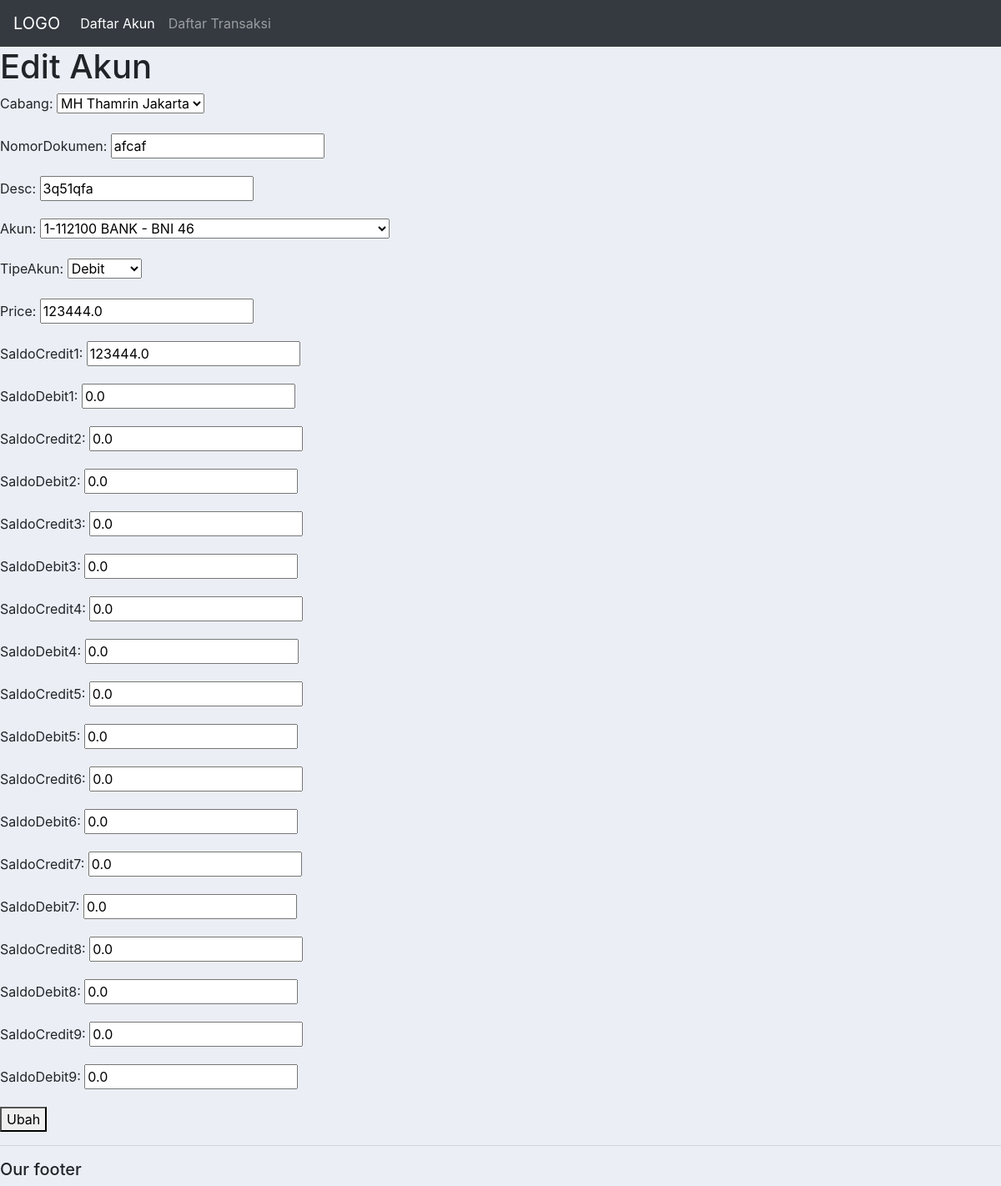
Page /ubahjurnal/13/ on the committed database.
### akuntabelapp/models.py (models this page shows, shortened)
class Transaksi(models.Model):
    TIPE = (
        ('Credit', 'Credit'),
        ('Debit', 'Debit'),)
    cabang = models.ForeignKey(Cabang, null=True, on_delete=models.SET_NULL)
    nomorDokumen = models.CharField(max_length=200, null=True)
    tanggal = models.DateTimeField(auto_now_add=True, null=True)
    desc = models.CharField(max_length=400, null=True)
    akun = models.ForeignKey(Akun, null=True, on_delete=models.SET_NULL)
    tipeAkun = models.CharField(max_length=200, choices=TIPE, null=True)
    price = models.FloatField(max_length=100, default=0)
    saldoCredit1 = models.FloatField(max_length=100, default=0)
    saldoDebit1 = models.FloatField(max_length=100, default=0)
    saldoCredit2 = models.FloatField(max_length=100, default=0)
    saldoDebit2 = models.FloatField(max_length=100, default=0)
    saldoCredit3 = models.FloatField(max_length=100, default=0)
    saldoDebit3 = models.FloatField(max_length=100, default=0)
    saldoCredit4 = models.FloatField(max_length=100, default=0)
    saldoDebit4 = models.FloatField(max_length=100, default=0)
    saldoCredit5 = models.FloatField(max_length=100, default=0)
    saldoDebit5 = models.FloatField(max_length=100, default=0)
    saldoCredit6 = models.FloatField(max_length=100, default=0)
    saldoDebit6 = models.FloatField(max_length=100, default=0)
    saldoCredit7 = models.FloatField(max_length=100, default=0)
    saldoDebit7 = models.FloatField(max_length=100, default=0)
    saldoCredit8 = models.FloatField(max_length=100, default=0)
    saldoDebit8 = models.FloatField(max_length=100, default=0)
    saldoCredit9 = models.FloatField(max_length=100, default=0)
    saldoDebit9 = models.FloatField(max_length=100, default=0)

### akuntabelapp/views.py (the view)
# urls.py: path('ubahjurnal/<str:pk>/', views.updateTrans.as_view(), name='updateTrans'),
class updateTrans(UpdateView):
    model = Transaksi
    template_name = 'akuntabelapp/edittrans.html'
    context_object_name = 'trans'
    fields = ('__all__')
    success_url = reverse_lazy('home')

### akuntabelapp/models.py (called while the page is built)
    def __str__(self):
        return self.namaCabang

    def __str__(self):
        return self.namaAkun

### akuntabelapp/templates/akuntabelapp/edittrans.html (shortened to what this page needs)
{% extends 'akuntabelapp/main.html'%}
{%block content%}
  <h1> Edit Akun</h1>
  <form id="form-edit2" method="POST">
      {{form.as_p}}
      <button type="submit">Ubah</button>
  </form>
{%endblock%}

### akuntabelapp/templates/akuntabelapp/main.html (style rules this page uses)
body { background-color: #ebeff5; }

### rows in the picture
Transaksi: cabang "MH Thamrin Jakarta", nomorDokumen "afcaf", desc "3q51qfa", akun "1-112100 BANK - BNI 46", tipeAkun "Debit", price "123444.0", saldoCredit1 "123444.0", saldoDebit1 "0.0", saldoCredit2 "0.0", saldoDebit2 "0.0", saldoCredit3 "0.0", saldoDebit3 "0.0", saldoCredit4 "0.0", saldoDebit4 "0.0", saldoCredit5 "0.0", saldoDebit5 "0.0", saldoCredit6 "0.0", saldoDebit6 "0.0", saldoCredit7 "0.0", saldoDebit7 "0.0", saldoCredit8 "0.0", saldoDebit8 "0.0", saldoCredit9 "0.0", saldoDebit9 "0.0"
